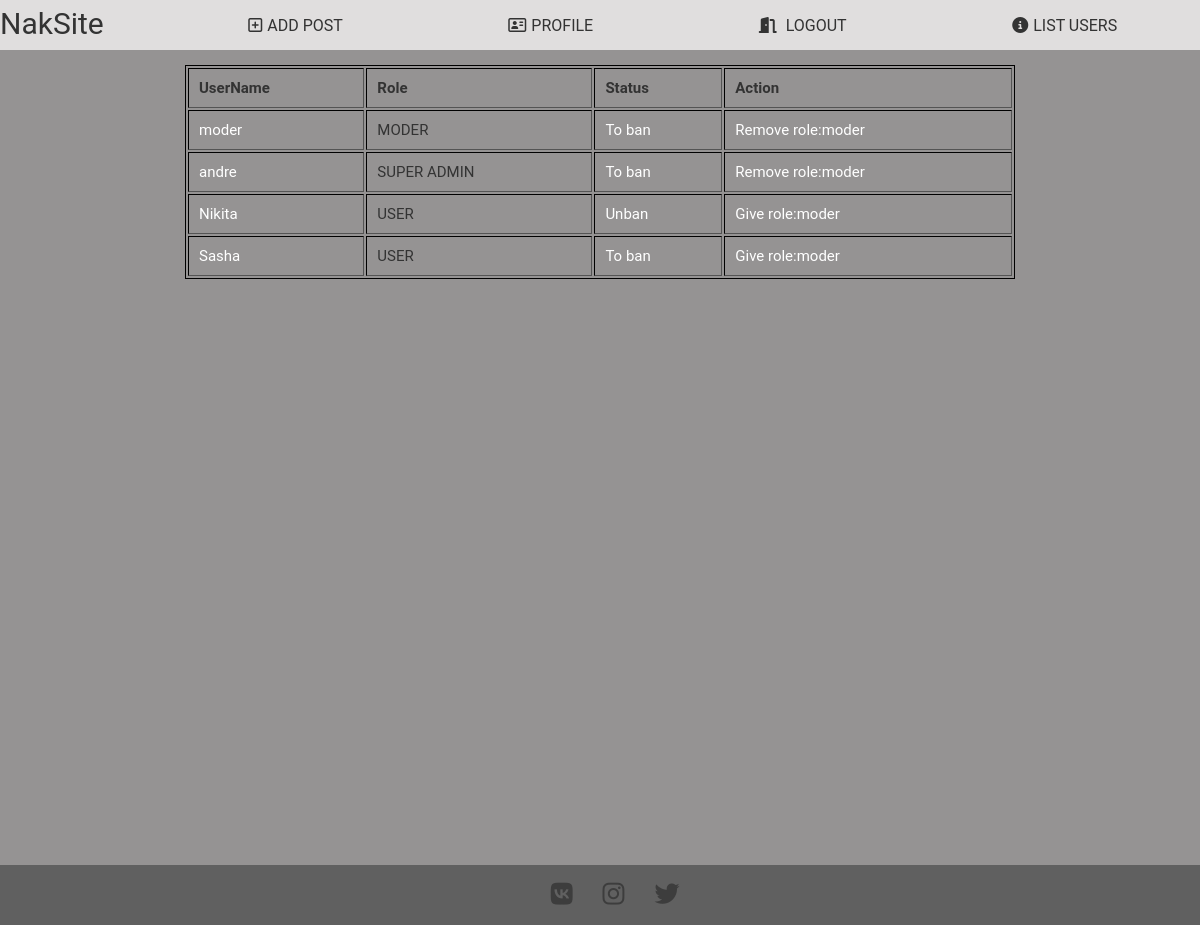
/list_users/ (signed in), run on the app's committed database.
### users/models.py (models this page shows, shortened)
class Profile(models.Model):
    user = models.OneToOneField(User, on_delete=models.CASCADE)
    banned = models.BooleanField(default=False)
    is_moder = models.BooleanField(default=False)
    class Meta:
        ordering = ['id']

### users/views.py (the view)
# urls.py: path('list_users/', user_views.list_users, name='list_users'),
def list_users(request):
    group = Group.objects.get(name='moder')
    if group in request.user.groups.all() and not request.user.profile.banned:
        users = Profile.objects.all()
    else:
        return redirect('forbidden')
    return render(request, 'users/list_users.html', {'users': users})

### users/templates/users/list_users.html
{% extends 'blog/base.html' %}
{% load my_temtag %}
{% block content %}
    <div class="container">
        <table border="1" cellpadding="10" width="830" class="user_list" style="border:1px solid #000000;">
            <p>
                <tr style="font-weight: 700">
                    <td>UserName</td>
                    <td>Role</td>
                    <td>Status</td>
                    {% if  user|has_group:'super_admin' %}
                        <td>Action</td>
                    {% endif %}
                </tr>
                {% for user in users %}
                    <tr>
                        <td>
                            <a class="table_info" href="{% url 'other_profile' user.id %}">{{ user.user.username }}</a>
                        </td>
                        <td>
                            {% if user.user|has_group:'super_admin' %}
                                <span class="mod-badge_super_admin">SUPER ADMIN</span>
                            {% elif  user.user|has_group:'moder' %}<span class="mod-badge_moder">MODER</span>
                            {% else %}
                                <span class="mod-badge_user">USER</span>
                            {% endif %}
                        </td>
                        <td>
                            <a class="table_info" href="{% url 'banned_user' user.id %}">
                                {% if not user.user.profile.banned %}
                                    <span class="mod-badge_super_admin">To ban</span>
                                {% else %}
                                    <span class="mod-badge_moder">Unban</span>
                                {% endif %}</a>
                        </td>
                        {% if  request.user|has_group:'super_admin' %}
                            <td>
                                {% if user.user|has_group:'moder' %}
                                    <a class="table_info" href="{% url 'give_moder' user.id %}"><span
                                            class="mod-badge_give_moder">Remove role:</span><span
                                            class="mod-badge_moder">moder</span></a>
                                {% else %}
                                    <a class="table_info" href="{% url 'give_moder' user.id %}"><span
                                            class="mod-badge_give_moder">Give role:</span><span class="mod-badge_moder">moder</span></a>
                                {% endif %}
                            </td>
                        {% endif %}
                    </tr>
                    </p>
                {% endfor %}
        </table>
    </div>
{% endblock %}

### blog/templates/blog/base.html (shortened to what this page needs)
{% load static %}
{% load my_temtag %}
<!DOCTYPE html>
<html lang="en">
<head>
    <link rel="stylesheet" href="{% static 'css/style.css' %}">
</head>
<body>
<header class="header">
    <div class="header__inner">
        <div class="container">
            <div class="header_inner">
                <nav class="nav">
                    <div>
                        <a class="nav__link logo" href="{% url 'post_list' %}">NakSite</a>
                    </div>
                    {% if user.is_authenticated %}
                        {% if not request.user.profile.banned %}
                            <div class="nav__item">
                                <a class="nav__link s--link" href="{% url 'post_new' %}"><i
                                        class="far fa-plus-square"></i>add
                                    post</a>
                            </div>
                        {% endif %}
                        <div>
                            <a class="nav__link s--link" href="{% url 'profile' %}"><i class="far fa-address-card"></i>profile</a>
                        </div>
                        <div>
                            <a class="nav__link s--link" href="{% url 'logout' %}"><i class="fas fa-door-open"></i>
                                logout</a>
                        </div>
                        {% if request.user|has_group:'moder' and not request.user.profile.banned%}
                            <div>
                                <a class="nav__link s--link" href="{% url 'list_users' %}"><i
                                        class="fas fa-info-circle"></i>list users</a>
                            </div>
                        {% endif %}
                    {% endif %}
                </nav>
            </div>
        </div>
    </div>
</header>
    <div class="content">
    {% block content %}
    {% endblock %}
    </div>
<footer class="footer">
    <div class="container">
        <div class="footer__inner">
            <div class="links">
                <div class="link_item">
                    <div class="vk_link"><a href="https://vk.com/eslibiyaznal" target="_blank"><i
                            class="fab fa-vk"></i></a></div>
                </div>
                <div class="link_item">
                    <div class="inst_link"><a href="https://www.instagram.com/u_so_stoopead_xd/" target="_blank"><i
                            class="fab fa-instagram"></i></a></div>
                </div>
                <div class="link_item">
                    <div class="twitter_link"><a href="https://twitter.com/andre20886602" target="_blank"><i
                            class="fab fa-twitter"></i></a></div>
                </div>
            </div>
        </div>
    </div>
</footer>
</body>
</html>

### blog/static/css/style.css (style rules this page uses)
*, *:before, *:after { box-sizing: border-box; }
body { background-color: #959393; margin: 0; font-size: 15px; color: #333; font-family: "Roboto", "Lucida Grande", "DejaVu Sans", "Bitstream Vera Sans", Verdana, Arial, sans-serif; }
.content { min-height: calc(100vh - 80px); }
footer { margin-top: 80px; background-color: #606060; height: 60px; }
.container { width: 100%; max-width: 1200px; margin: 0 auto; }
.header__inner { height: 50px; background-color: #e0dede; display: flex; align-items: center; justify-content: space-between; position: relative; }
.nav { display: flex; justify-content: space-around; position: relative; }
.nav__link { font-size: 16px; color: #333; text-decoration: none; transition: color .1s linear; text-transform: uppercase; }
.logo { font-size: 30px; text-transform: none; position: absolute; top: -10px; left: 0%; z-index: 1; }
.nav__link i { margin-right: 5px; }
.links { display: flex; justify-content: center; }
.link_item { margin-top: 15px; margin-left: 30px; font-size: 25px; }
.link_item a { color: #3d3d3d; transition: color .1s linear; }
.user_list { cellpadding: 10; margin: 0 auto; color: #333333; text-decoration: none; }
.table_info { color: #ffffff; text-decoration: none; }

### data on the page
Profile: user.username "moder", shows "MODER", banned "To ban", shows "Remove role:"
Profile: user.username "andre", shows "SUPER ADMIN", banned "To ban", shows "Remove role:"
Profile: user.username "Nikita", shows "USER", banned "Unban", shows "Give role:"
Profile: user.username "Sasha", shows "USER", banned "To ban", shows "Give role:"
